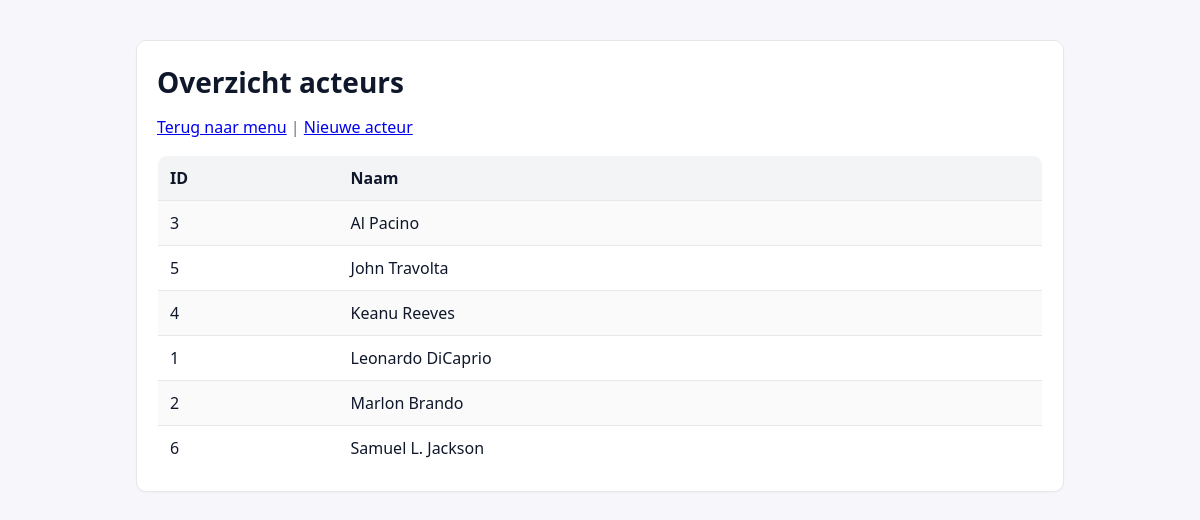
The app's page /acteur_list.php with its own data.
### tables this page shows
CREATE TABLE `acteur` (
  `id` INT UNSIGNED NOT NULL AUTO_INCREMENT,
  `naam` VARCHAR(150) NOT NULL,
  PRIMARY KEY (`id`),
  KEY `idx_acteur_naam` (`naam`)
);

### src/Model/Acteur.php (called while the page is built, shortened)
<?php
class Acteur
{
    public function __construct(?int $id = null, string $naam = '')
    {
        $this->id = $id;
        $this->naam = $naam;
    }
    public static function getAll(): array
    {
        $pdo = Database::getConnection();
        $stmt = $pdo->query('SELECT id, naam FROM acteur ORDER BY naam');
        $rows = $stmt->fetchAll();
        $actors = [];
        foreach ($rows as $row) {
            $actors[] = new Acteur((int)$row['id'], $row['naam']);
        }
        return $actors;
    }
}

### public/acteur_list.php (the view, shortened to what this page needs)
<?php
require_once __DIR__ . '/../src/Model/Acteur.php';
$actors = [];
try {
    $actors = Acteur::getAll();
} catch (Throwable $e) {
    $error = $e->getMessage();
}
?><!DOCTYPE html>
<html lang="nl">
<head>
    <link rel="stylesheet" href="assets/style.css">
</head>
<body>
    <main class="container">
      <div class="card">
        <h1>Overzicht acteurs</h1>
        <p class="small"><a href="index.php">Terug naar menu</a> | <a href="acteur_create.php">Nieuwe acteur</a></p>
        <table class="table">
        <thead>
            <tr>
                <th>ID</th>
                <th>Naam</th>
            </tr>
        </thead>
        <tbody>
        <?php if (!$actors): ?>
            <tr><td colspan="2">Geen acteurs gevonden.</td></tr>
        <?php else: ?>
            <?php foreach ($actors as $a): ?>
                <tr>
                    <td><?php echo (int)$a->id; ?></td>
                    <td><?php echo htmlspecialchars($a->naam, ENT_QUOTES, 'UTF-8'); ?></td>
                </tr>
            <?php endforeach; ?>
        <?php endif; ?>
        </tbody>
        </table>
      </div>
    </main>
  </body>
  </html>

### public/assets/style.css (style rules this page uses)
:root { --bg: #f7f7fb; --text: #0f172a; --muted: #6b7280; --card: #ffffff; --border: #e5e7eb; --primary: #2563eb; --primary-600: #1d4ed8; --success: #16a34a; --error: #dc2626; --radius: 10px; }
* { box-sizing: border-box; }
html, body { height: 100%; }
body { margin: 0; font-family: system-ui, -apple-system, Segoe UI, Roboto, Ubuntu, Cantarell, Noto Sans, Arial, "Apple Color Emoji", "Segoe UI Emoji"; color: var(--text); background: var(--bg); line-height: 1.5; }
.container { width: 100%; max-width: 960px; margin: 40px auto; padding: 0 16px; }
.card { background: var(--card); border: 1px solid var(--border); border-radius: var(--radius); padding: 20px; box-shadow: 0 1px 2px rgba(0,0,0,0.03); }
h1 { font-size: 1.75rem; margin: 0 0 12px; }
p.small { color: var(--muted); margin-top: 0; }
.table { width: 100%; border-collapse: collapse; background: var(--card); border: 1px solid var(--border); border-radius: var(--radius); overflow: hidden; }
.table th, .table td { padding: 10px 12px; border-bottom: 1px solid var(--border); text-align: left; }
.table thead th { background: #f3f4f6; }
.table tr:last-child td { border-bottom: none; }
.table tbody tr:nth-child(odd) { background: #fafafa; }

### records on screen
acteur: id "3", naam "Al Pacino"
acteur: id "5", naam "John Travolta"
acteur: id "4", naam "Keanu Reeves"
acteur: id "1", naam "Leonardo DiCaprio"
acteur: id "2", naam "Marlon Brando"
acteur: id "6", naam "Samuel L. Jackson"
